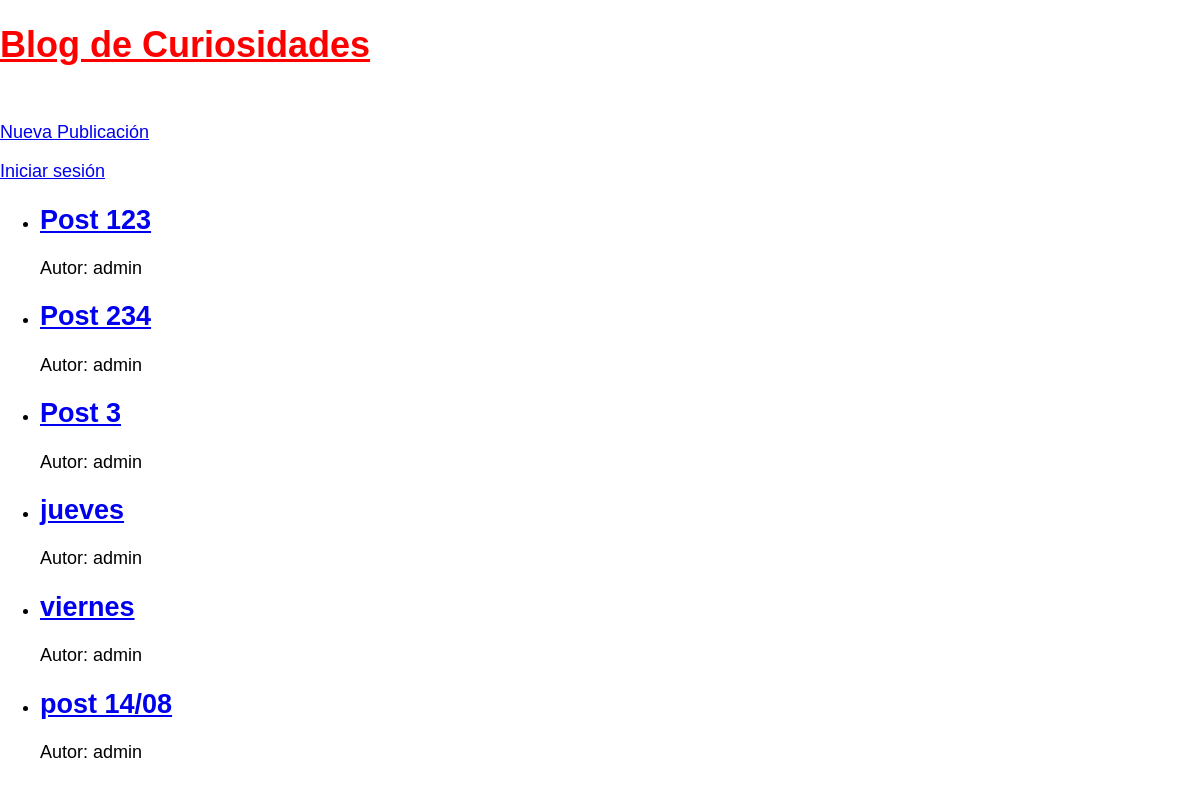
The app's page /, older data.
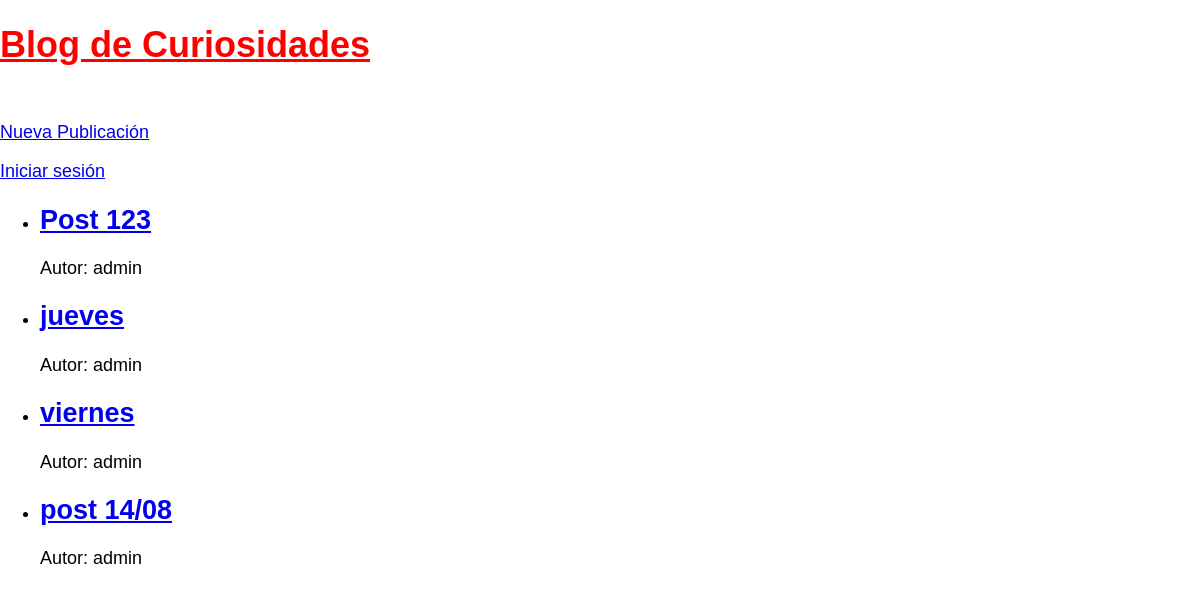
The same page, newer data.
### blog/models.py (models this page shows, shortened)
class Post(models.Model):
    title = models.CharField(max_length=200)
    content = models.TextField()
    author = models.ForeignKey('auth.User', on_delete=models.CASCADE)
    created_at = models.DateTimeField(auto_now_add=True)
    updated_at = models.DateTimeField(auto_now=True)

### blog/views.py (the view)
# urls.py: path('', PostListView.as_view(), name='post_list'),
class PostListView(ListView):
    model = Post
    template_name = 'posts_list.html'

### templates/posts_list.html
{% extends "_base.html" %}
{% block content %}
    <ul>
        {% for post in post_list %}
            <li>
                <h2><a href="{% url 'post_detail' post.pk %}">{{ post.title }}</a></h2>
                <p>Autor: {{ post.author }}</p>
            </li>
        {% endfor %}
    </ul>
{% endblock content %}

### templates/_base.html (shortened to what this page needs)
{% load static %}
<!DOCTYPE html>
<html lang="en">
<head>
    <link rel="stylesheet" href="{% static 'css/base.css' %}">
</head>
<body>
    <header>
        <div class="nav-left">
            <h1><a href="{% url 'post_list' %}">Blog de Curiosidades</a></h1>
        </div>
        <div class="nav-right">
            <a href="{% url 'post_new' %}">Nueva Publicación</a>
        </div>
    </header>
    {% if user.is_authenticated %}
        <p>Hola, {{ user.username }}!</p>
        <form action="{% url 'logout' %}" method="post">
            {% csrf_token %}
            <button type="submit">Cerrar sesión</button>
        </form>
    {% else %}
        <p><a href="{% url 'login' %}">Iniciar sesión</a></p>
    {% endif %}
    {% block content %}
    {% endblock content %}
</body>
</html>

### static/css/base.css (style rules this page uses)
body { font-family: 'Source Sans Pro', sans-serif; margin: 0; padding: 0; font-size: 18px; }
h1 a { color: red; }
.nav-left { margin-right: auto; }
.nav-right { display: flex; padding-top: 2rem; }

Row changes from the older to the newer data that the page shows:
removed Post: title "Post 234", author "admin"
removed Post: title "Post 3", author "admin"
